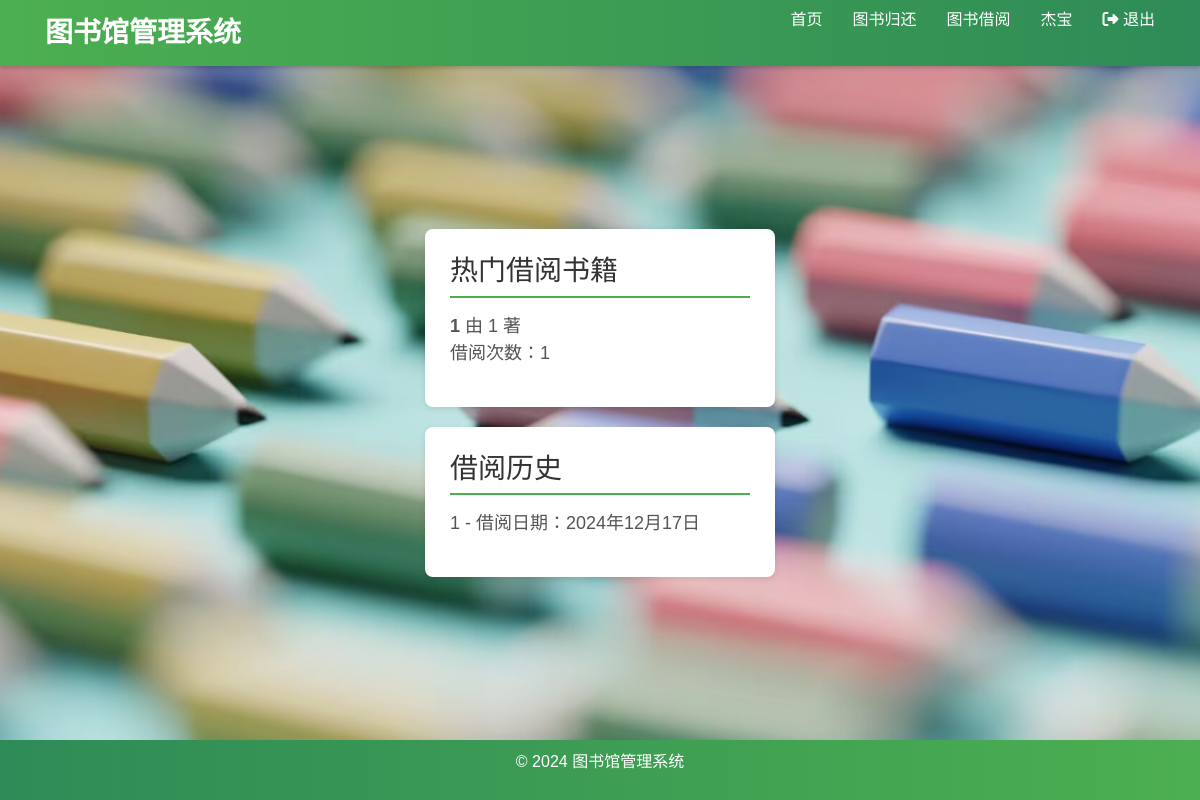
/BMSystem/user/home (signed in), run on an earlier commit of the app's database.
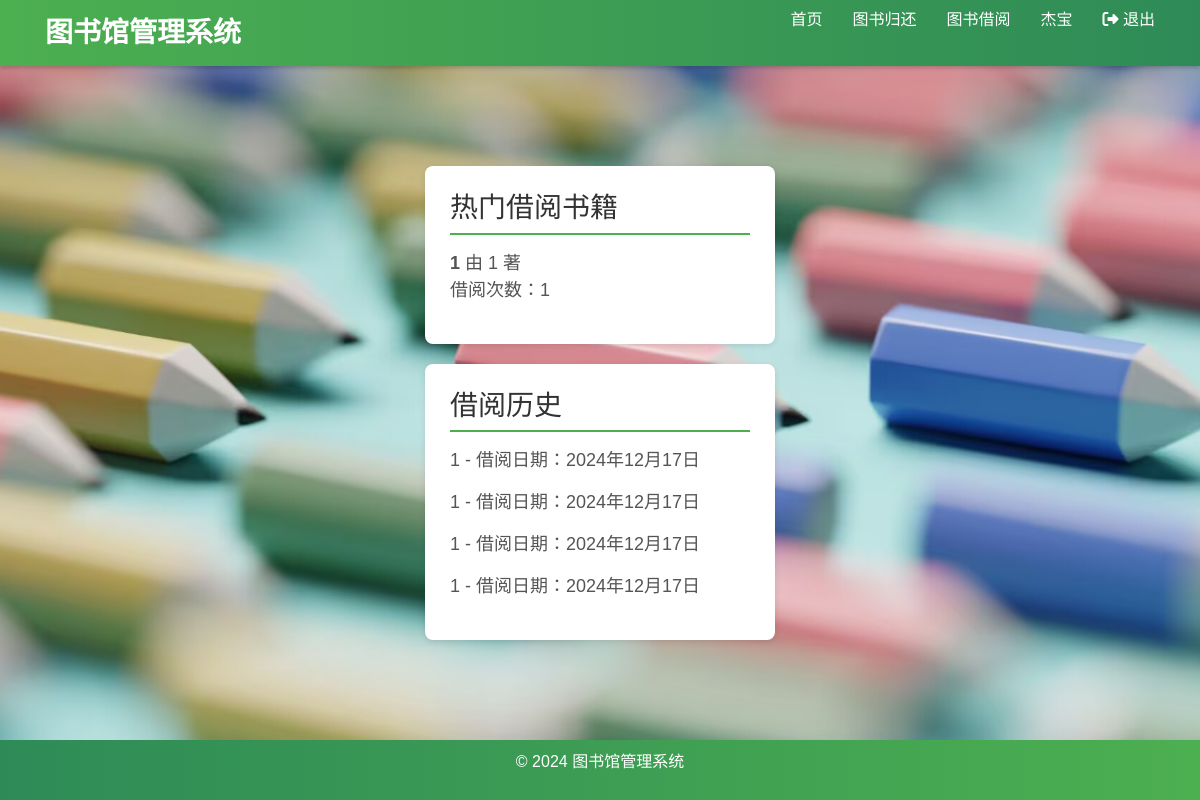
And on a later commit of the database.
### BMSystem/models.py (models this page shows, shortened)
class Book(models.Model):
    title = models.CharField(max_length=200)  # 书名
    author = models.CharField(max_length=100)  # 作者
    publisher = models.CharField(max_length=100)  # 出版社
    published_date = models.DateField(default=timezone.now)  # 出版年月
    stock = models.IntegerField(default=0)  # 库存数量
    isbn = models.CharField(max_length=13, unique=True, null=False, blank=False, default='')  # ISBN
    borrow_count = models.IntegerField(default=0)

class BorrowRecord(models.Model):
    book = models.ForeignKey(Book, on_delete=models.CASCADE)
    user = models.ForeignKey(User, on_delete=models.CASCADE)
    borrow_date = models.DateField(auto_now_add=True)
    due_date = models.DateField(null=True, blank=True)  # 预计归还日期
    return_date = models.DateField(null=True, blank=True)

### BMSystem/views.py (the view)
# urls.py: path('user/home',UserHome, name='user_home'),
def UserHome(request):
    popular_books = Book.objects.annotate(num_bookings=Count('borrow_count')).order_by('-num_bookings')[:5]
    borrow_records = BorrowRecord.objects.filter(user=request.user)
    context = {
        'popular_books': popular_books,
        'borrow_records': borrow_records,
    }
    return render(request, 'BMSystem/user_home.html', context)

### BMSystem/templates/BMSystem/user_home.html (shortened to what this page needs)
{% extends 'BMSystem/base1.html' %}
{% block content %}
    <div class="grid-container">
        <div class="grid-item popular-books">
            <h3>热门借阅书籍</h3>
            <ul>
                {% for book in popular_books %}
                    <li>
                        <strong>{{ book.title }}</strong> 由 {{ book.author }} 著
                        <br>借阅次数：{{ book.num_bookings }}
                    </li>
                {% empty %}
                    <li>暂无热门书籍数据。</li>
                {% endfor %}
            </ul>
        </div>
        <div class="grid-item borrow-history">
            <h3>借阅历史</h3>
            <ul>
                {% for record in borrow_records %}
                    <li>{{ record.book.title }} - 借阅日期：{{ record.borrow_date }}</li>
                {% empty %}
                    <li>您还没有借阅过任何书籍。</li>
                {% endfor %}
            </ul>
        </div>
    </div>
{% endblock %}

What changed in the data, as far as the page shows it:
added BorrowRecord: book "1", borrow_date "2024年12月17日"
added BorrowRecord: book "1", borrow_date "2024年12月17日"
added BorrowRecord: book "1", borrow_date "2024年12月17日"
